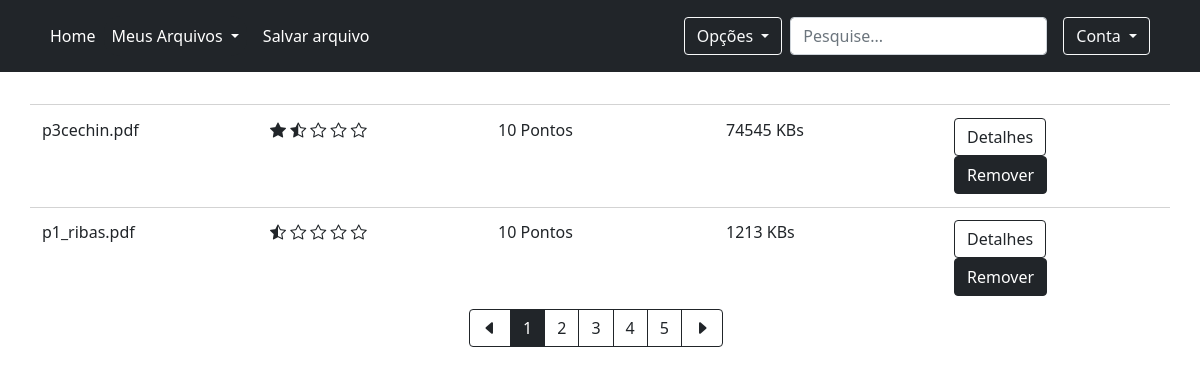
Screenshot of /salvos/ (signed in) with the database file from the repository.
### pdfshare/models.py (models this page shows, shortened)
class PDF(models.Model):
    filename = models.CharField(max_length=100)
    fileauthor = models.ForeignKey(Usuario, on_delete=models.RESTRICT, null=True) # TODO: garantir que se eu excluir um arquivo eu nao exclua o usuario; mas nao o contrario.
    filesize = models.IntegerField(null=True)
    nota = models.IntegerField(default=0) # colocar valor padrao 0
    quantidadeNota = models.IntegerField(default=0) # colocar valor padrao 0
    filepath = models.CharField(max_length=250, null=True) # TODO: Deveria estar null=True?

### pdfshare/views.py (the view)
# urls.py: path('salvos/', views.files_saved, name='url_files_saved'),
@login_required
def files_saved(request):
    files = {}
    usuario = Usuario.objects.get(user__id=request.user.id)
    files = PDF.objects.filter(fileauthor__pk=usuario.id)
    return render(request, 'filessaved.html', {'files': files})

### pdfshare/templatetags/starlize.py (called while the page is built)
@register.filter()
def starlize(value):
    lista = []
    for v in range(math.floor(value/2)):
        lista.append(0)
    if value % 2 != 0:
        lista.append(1)
    while len(lista) < 5:
        lista.append(2)
    return lista

### pdfshare/templates/filessaved.html (shortened to what this page needs)
{% extends 'base.html' %}
{% load starlize %}
{% block content %}
            <div class="container-lg main-content-container">
              {% for file in files %}
              <div class="row pdf-item">
                <div class="col">
                  {{file.filename}}
                </div>
                <div class="col">
                  {% for star in file.nota|starlize %}
                    {% if star == 0 %}
                      <i class="bi bi-star-fill"></i>
                    {% elif star == 1 %}
                      <i class="bi bi-star-half"></i>
                    {% else %}
                      <i class="bi bi-star"></i>
                    {% endif %}
                  {% endfor %}
                </div>
                <div class="col">
                  {% if file.filesize < 500 %}
                    {% if file.nota < 9 or file.quantidadeNota < 10 %}
                      05 Pontos
                    {% else %}
                      10 Pontos
                    {% endif %}
                  {% else %}
                    {% if file.nota < 9 or file.quantidadeNota < 10 %}
                      10 Pontos
                    {% else %}
                      15 Pontos
                    {% endif %}
                  {% endif %}
                </div>
                <div class="col">
                  {{file.filesize}} KBs
                </div>
                <div class="col">
                  <a type="button" href="#" class="btn btn-outline-dark me-2">Detalhes</a>
                  {% if file.filesize < 500 %}
                    {% if file.nota < 9 or file.quantidadeNota < 10 %}
                    <a type="button" href="{% url 'url_remove_file' file.id %}" class="btn btn-dark me-2">Remover</a>
                    {% else %}
                    <a type="button" href="{% url 'url_remove_file' file.id %}" class="btn btn-dark me-2">Remover</a>
                    {% endif %}
                  {% else %}
                    {% if file.nota < 9 or file.quantidadeNota < 10 %}
                    <a type="button" href="{% url 'url_remove_file' file.id %}" class="btn btn-dark me-2">Remover</a>
                    {% else %}
                    <a type="button" href="{% url 'url_remove_file' file.id %}" class="btn btn-dark me-2">Remover</a>
                    {% endif %}
                  {% endif %}
                </div>
              </div>
              {% endfor %}
              <div  class="d-flex justify-content-center">
                <div class="btn-group me-2" role="group" aria-label="First group">
                  <button type="button" class="btn btn-outline-dark">
                    <i class="bi bi-caret-left-fill"></i>
                  </button>
                  <button type="button" class="btn btn-dark">1</button>
                  <button type="button" class="btn btn-outline-dark">2</button>
                  <button type="button" class="btn btn-outline-dark">3</button>
                  <button type="button" class="btn btn-outline-dark">4</button>
                  <button type="button" class="btn btn-outline-dark">5</button>
                  <button type="button" class="btn btn-outline-dark">
                    <i class="bi bi-caret-right-fill"></i>
                  </button>
                </div>
              </div>
            </div>
{% endblock %}

### pdfshare/static/css/style.css (style rules this page uses)
.main-content-container { margin-top: 2rem; }
.pdf-item { padding-top: .8rem; padding-bottom: .8rem; border-top: 1.5px solid lightgrey; }

### rows the page displays
PDF: filename "p3cechin.pdf", nota 3 (drawn), filesize "74545"
PDF: filename "p1_ribas.pdf", nota 1 (drawn), filesize "1213"
